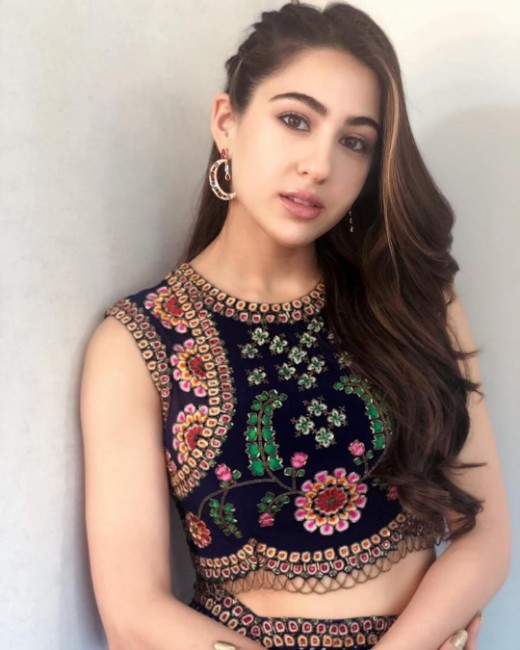
#> input picture test_images_1/35.jpg, 520 x 650 px, found by its file name
$ jupyter execute --allow-errors Cleaning_Data.ipynb   (shell and % lines are left out)
#> lines starting #> are read from the running program, lines starting #| are printed output that depends on the picture
[cell 1]
import numpy as np
import cv2
import matplotlib
from matplotlib import pyplot as plt

[cell 2]
img=cv2.imread(r'C:\Users\Yogesh Sangtani\Desktop\CS\Img Classify\test_images_1\35.jpg')
#> img is the input picture: shape (650, 520, 3); mean B, G, R 134.6, 143.1, 163
img.shape
#> Out = (650, 520, 3)

[cell 3]
plt.imshow(img)

[cell 4]
gray=cv2.cvtColor(img,cv2.COLOR_BGR2GRAY)
gray.shape
#> Out = (650, 520)

[cell 5]
gray

[cell 6]
plt.imshow(gray)

[cell 7]
plt.imshow(gray, cmap='gray')

[cell 8]
face_cascade = cv2.CascadeClassifier('./haarcascades/haarcascade_frontalface_default.xml')
eye_cascade = cv2.CascadeClassifier('./haarcascades/haarcascade_eye.xml')

faces = face_cascade.detectMultiScale(gray, 1.3, 5)
#> faces = [[222, 53, 196, 196]]
faces
#> Out = [[222, 53, 196, 196]]

[cell 9]
(x,y,w,h) = faces[0]
#> x = 222; y = 53; w = 196; h = 196
x,y,w,h
#> Out = (222, 53, 196, 196)

[cell 10]
face_img = cv2.rectangle(img,(x,y),(x+w,y+h),(255,0,0),2)
plt.imshow(face_img)

[cell 11]
cv2.destroyAllWindows()
for (x,y,w,h) in faces:
    face_img = cv2.rectangle(img,(x,y),(x+w,y+h),(255,0,0),2)
    roi_gray = gray[y:y+h, x:x+w]
    roi_color = face_img[y:y+h, x:x+w]
    eyes = eye_cascade.detectMultiScale(roi_gray)
    for (ex,ey,ew,eh) in eyes:
        cv2.rectangle(roi_color,(ex,ey),(ex+ew,ey+eh),(0,255,0),2)
#> this loop made 1 pass
#> (x, y, w, h, eyes) on pass 1: (222, 53, 196, 196, [[49, 46, 45, 45], [112, 74, 34, 34], [55, 126, 47, 47]])
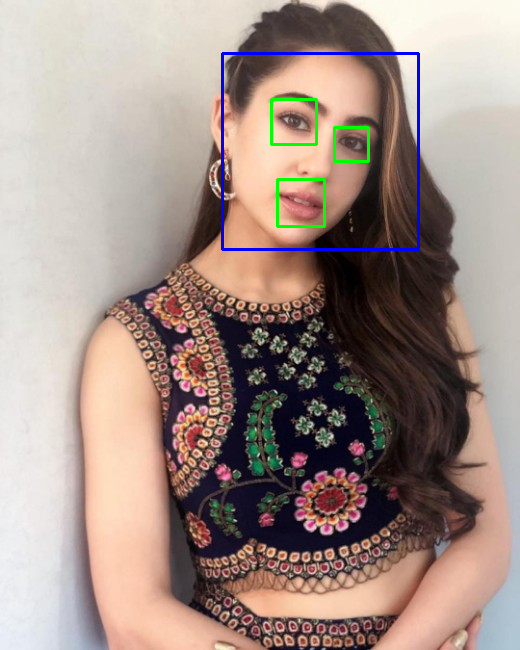
#> img: shape (650, 520, 3); mean B, G, R 135.1, 142.8, 161.1
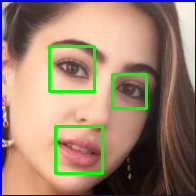
#> roi_color: shape (196, 196, 3); mean B, G, R 112.3, 130.8, 155.5


plt.figure()
plt.imshow(face_img, cmap='gray')
plt.show()

[cell 12]
plt.imshow(roi_color, cmap='gray')

[cell 13]
cropped_img = np.array(roi_color)
cropped_img.shape
#> Out = (196, 196, 3)

[cell 14]
#Wavelet Transform
import numpy as np
import pywt
import cv2

def w2d(img, mode='haar', level=1):
#> called with mode = 'db1', level = 5
    imArray = img
    #Datatype conversions
    #convert to grayscale
    imArray = cv2.cvtColor( imArray,cv2.COLOR_RGB2GRAY )
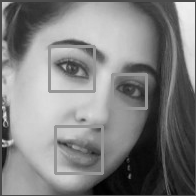
#> imArray: shape (196, 196); min 1, max 240, mean 128.1
    #convert to float
    imArray =  np.float32(imArray)
    imArray /= 255;
    # compute coefficients
    coeffs=pywt.wavedec2(imArray, mode, level=level)
#> coeffs = 6 items

    #Process Coefficients
    coeffs_H=list(coeffs)
#> coeffs_H = 6 items
    coeffs_H[0] *= 0;

    # reconstruction
    imArray_H=pywt.waverec2(coeffs_H, mode);
    imArray_H *= 255;
    imArray_H =  np.uint8(imArray_H)
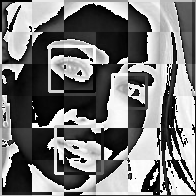
#> imArray_H: shape (196, 196); min 0, max 255, mean 119.5

    return imArray_H

[cell 15]
im_har = w2d(cropped_img,'db1',5)
plt.imshow(im_har, cmap='gray')

[cell 16]
def get_cropped_image_if_2_eyes(image_path):
#> called with image_path = './test_images_1/35.jpg'
    img = cv2.imread(image_path)
    gray = cv2.cvtColor(img, cv2.COLOR_BGR2GRAY)
    faces = face_cascade.detectMultiScale(gray, 1.3, 5)
#> faces = [[222, 53, 196, 196]]
    for (x,y,w,h) in faces:
        roi_gray = gray[y:y+h, x:x+w]
        roi_color = img[y:y+h, x:x+w]
        eyes = eye_cascade.detectMultiScale(roi_gray)
        if len(eyes) >= 2:
            return roi_color

[cell 17]
original_image = cv2.imread('./test_images_1/35.jpg')
plt.imshow(original_image)

[cell 18]
cropped_image = get_cropped_image_if_2_eyes('./test_images_1/35.jpg')
plt.imshow(cropped_image)

[cell 19]
org_image_obstructed = cv2.imread('./test_images_1/93.jpg')
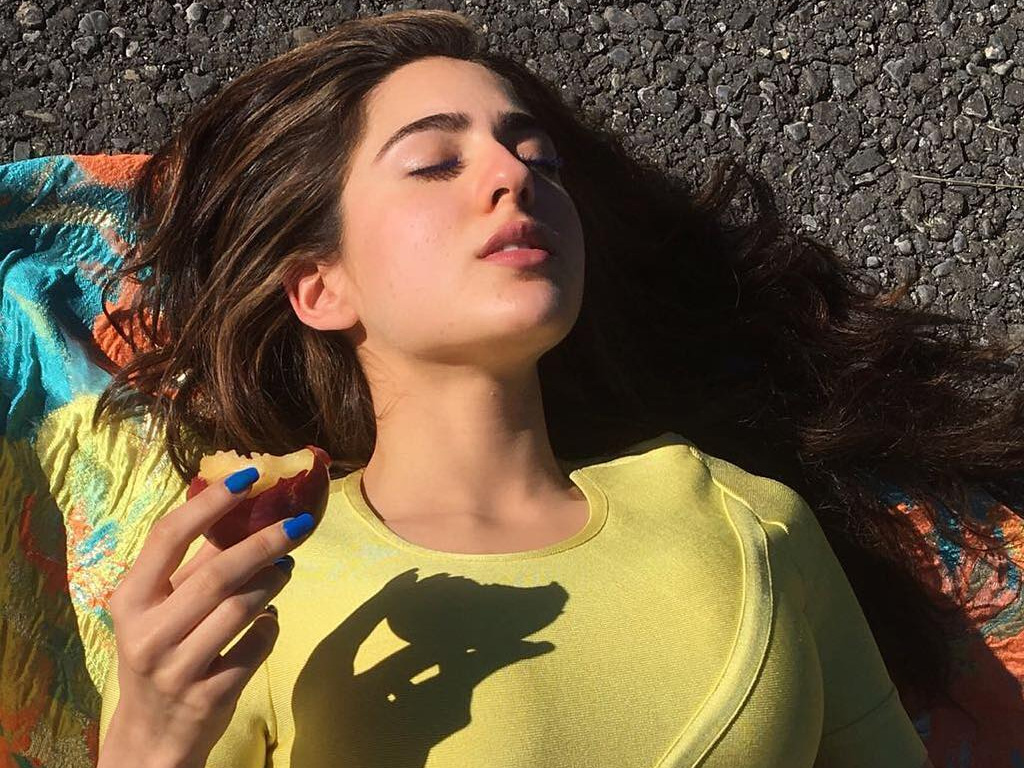
#> input picture test_images_1/93.jpg, 1024 x 768 px
#> org_image_obstructed is the input picture: shape (768, 1024, 3); mean B, G, R 63, 88.6, 106.5
plt.imshow(org_image_obstructed)

[cell 20]
cropped_image_no_2_eyes = get_cropped_image_if_2_eyes('./test_images_1/93.jpg')
#> call 2 of get_cropped_image_if_2_eyes, with image_path = './test_images_1/93.jpg'
#> in get_cropped_image_if_2_eyes (call 2), `gray = cv2.cvtColor(img, cv2.COLOR_BGR2GRAY)`:
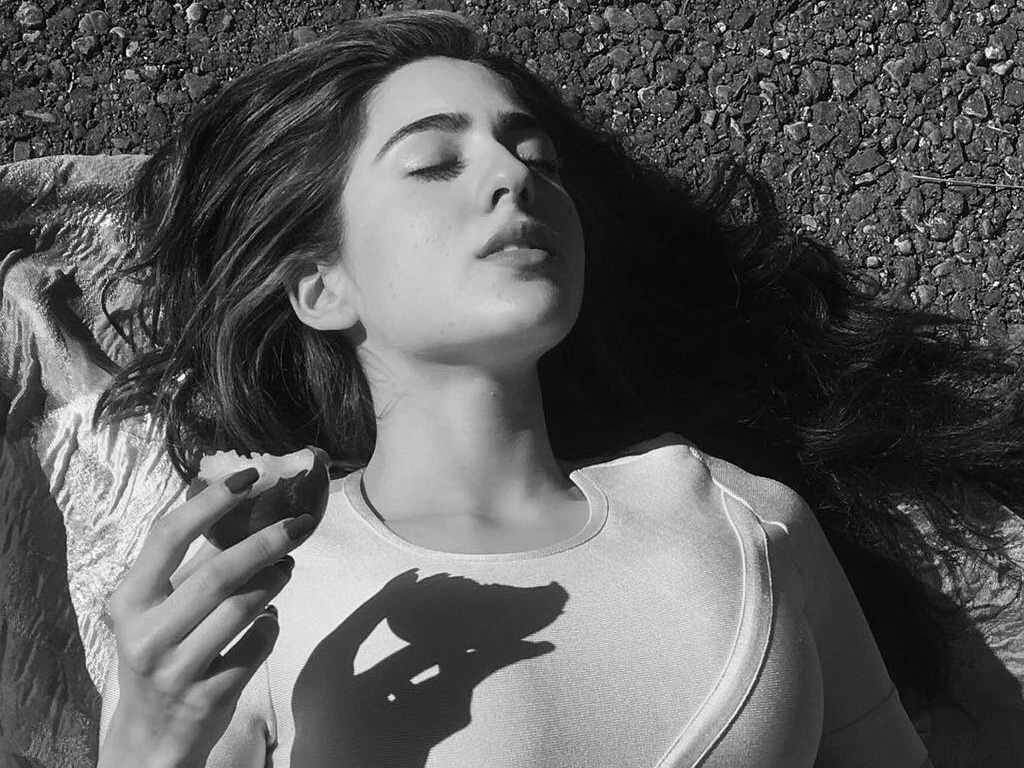
#> gray: shape (768, 1024); min 0, max 254, mean 91.1
#> in get_cropped_image_if_2_eyes (call 2), `faces = face_cascade.detectMultiScale(gray, 1.3, 5)`: faces = ()
cropped_image_no_2_eyes

[cell 21]
path_to_data = "./image_dataset/"
path_to_cr_data = "./image_dataset/cropped/"

[cell 22]
import os
img_dirs = []
for entry in os.scandir(path_to_data):
    if entry.is_dir():
        img_dirs.append(entry.path)

[cell 23]
img_dirs

[cell 24]
import shutil
if os.path.exists(path_to_cr_data):
     shutil.rmtree(path_to_cr_data)
os.mkdir(path_to_cr_data)

[cell 25]
cropped_image_dirs = []
celebrity_file_names_dict = {}
for img_dir in img_dirs:
    count = 1
    celebrity_name = img_dir.split('/')[-1]
    print(celebrity_name)

    celebrity_file_names_dict[celebrity_name] = []

    for entry in os.scandir(img_dir):
        roi_color = get_cropped_image_if_2_eyes(entry.path)
#> call 3 of get_cropped_image_if_2_eyes, with image_path = './image_dataset/Sara_Ali_Khan/12.jpg'
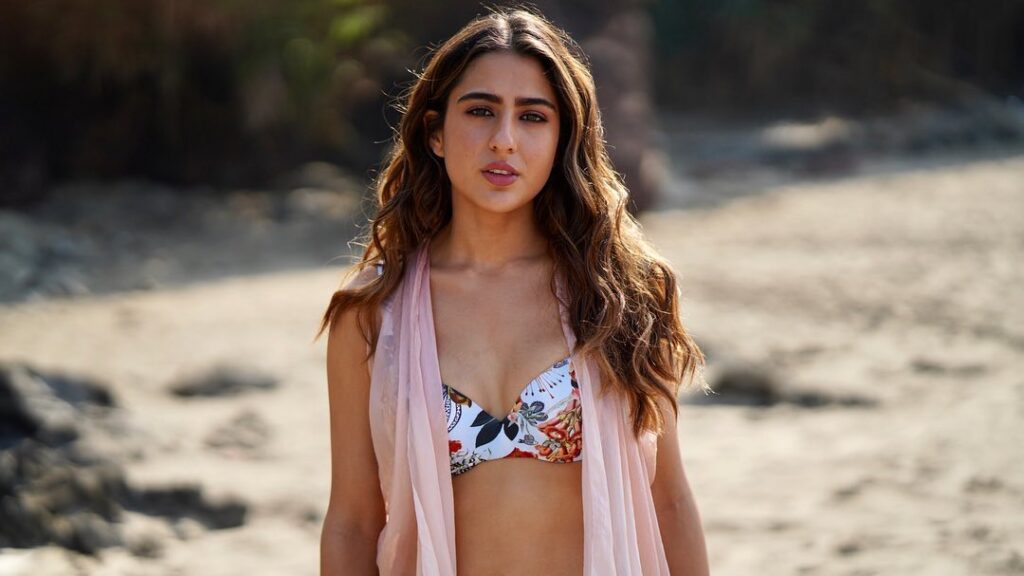
#> input picture image_dataset/Sara_Ali_Khan/12.jpg, 1024 x 576 px
#> in get_cropped_image_if_2_eyes, img is the input picture: shape (576, 1024, 3); mean B, G, R 104.7, 115.6, 131.2
#> in get_cropped_image_if_2_eyes (call 3), `gray = cv2.cvtColor(img, cv2.COLOR_BGR2GRAY)`:
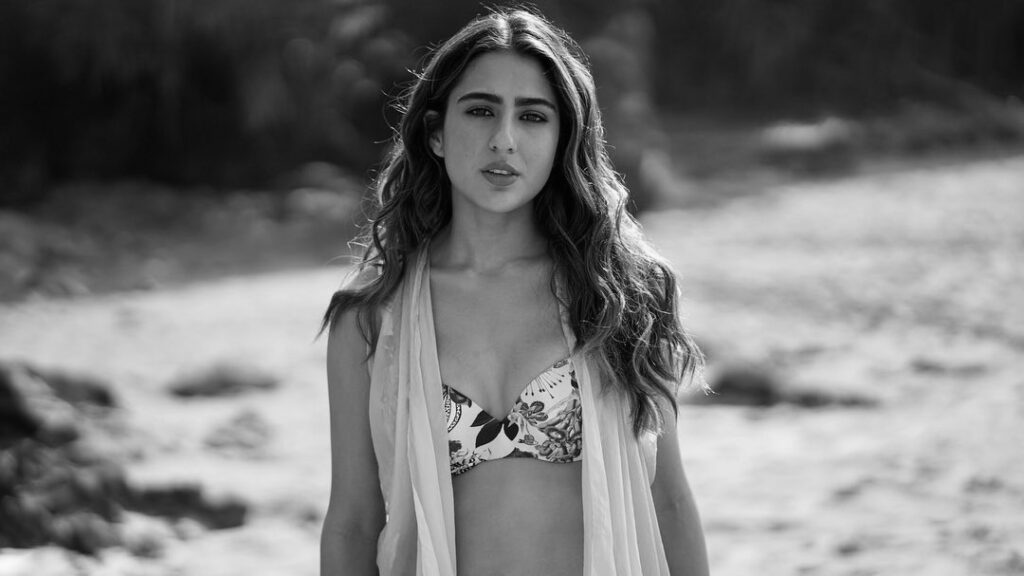
#> gray: shape (576, 1024); min 0, max 252, mean 119.1
#> in get_cropped_image_if_2_eyes (call 3), `faces = face_cascade.detectMultiScale(gray, 1.3, 5)`: faces = [[428, 56, 153, 153]]
#> the loop in get_cropped_image_if_2_eyes, `for (x,y,w,h) in faces:` made 1 pass
#> (x, y, w, h, eyes) on pass 1: (428, 56, 153, 153, [[35, 36, 39, 39], [83, 43, 34, 34], [100, 46, 31, 31]])
#> pass 1, in get_cropped_image_if_2_eyes (call 3), `roi_gray = gray[y:y+h, x:x+w]`:
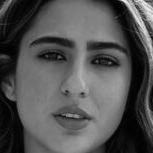
#> roi_gray: shape (153, 153); min 0, max 238, mean 82.4
#> pass 1, in get_cropped_image_if_2_eyes (call 3), `roi_color = img[y:y+h, x:x+w]`:
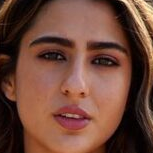
#> roi_color: shape (153, 153, 3); mean B, G, R 57.8, 71.9, 112.4
        if roi_color is not None:
            cropped_folder = path_to_cr_data + celebrity_name
            if not os.path.exists(cropped_folder):
                os.makedirs(cropped_folder)
                cropped_image_dirs.append(cropped_folder)
                print("Generating cropped images in folder: ",cropped_folder)

            cropped_file_name = celebrity_name + str(count) + ".png"
            cropped_file_path = cropped_folder + "/" + cropped_file_name

            cv2.imwrite(cropped_file_path, roi_color)
            celebrity_file_names_dict[celebrity_name].append(cropped_file_path)
            count += 1

[cell 26]
celebrity_file_names_dict = {}
for img_dir in cropped_image_dirs:
    celebrity_name = img_dir.split('/')[-1]
    file_list = []
    for entry in os.scandir(img_dir):
        file_list.append(entry.path)
    celebrity_file_names_dict[celebrity_name] = file_list
celebrity_file_names_dict

[cell 27]
class_dict = {}
count = 0
for celebrity_name in celebrity_file_names_dict.keys():
    class_dict[celebrity_name] = count
    count = count + 1
#> this loop made 0 passes
#> after the loop, class_dict = 0 items; count = 0
class_dict
